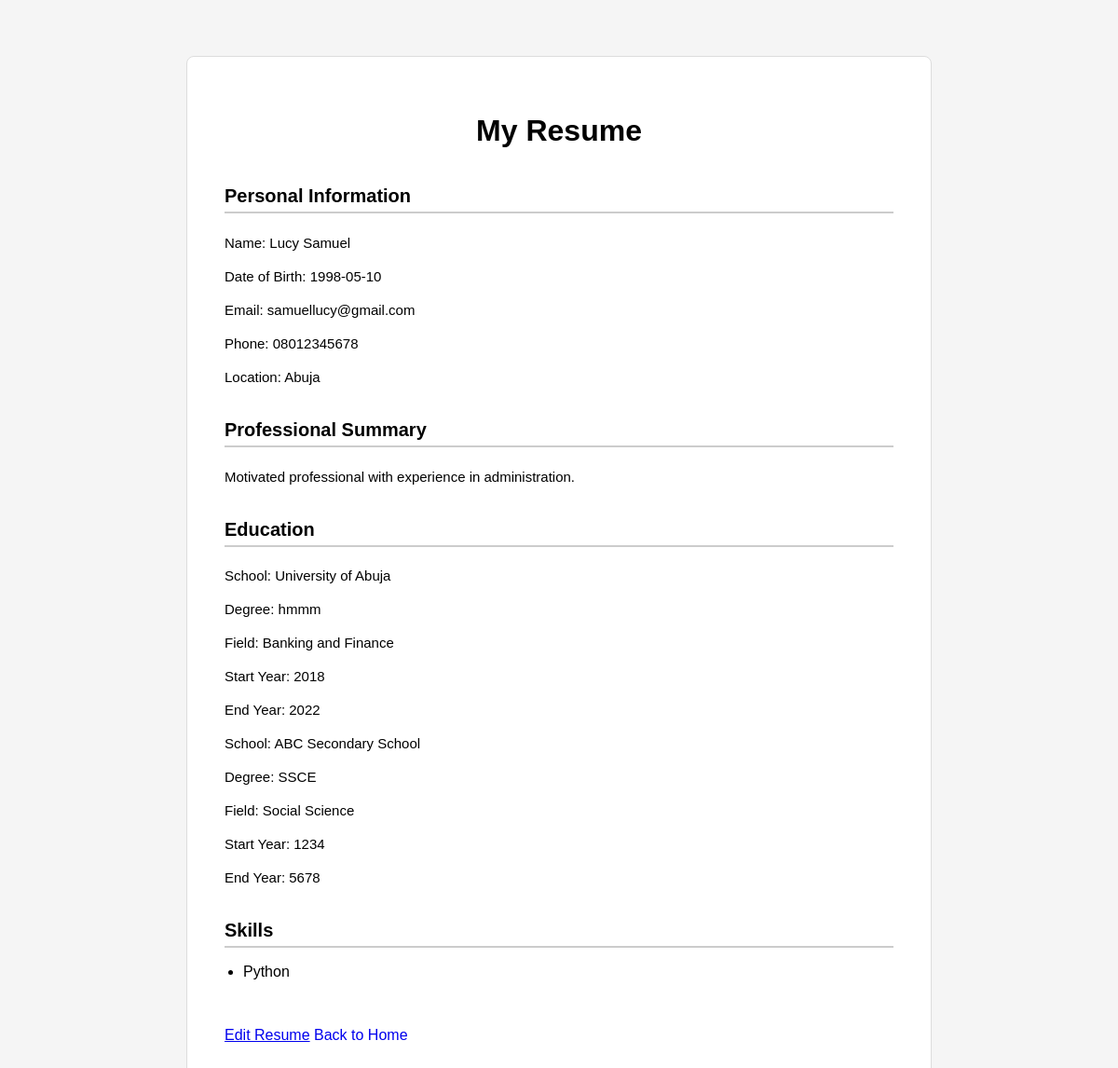
Before: /resume/1 with the older database file.
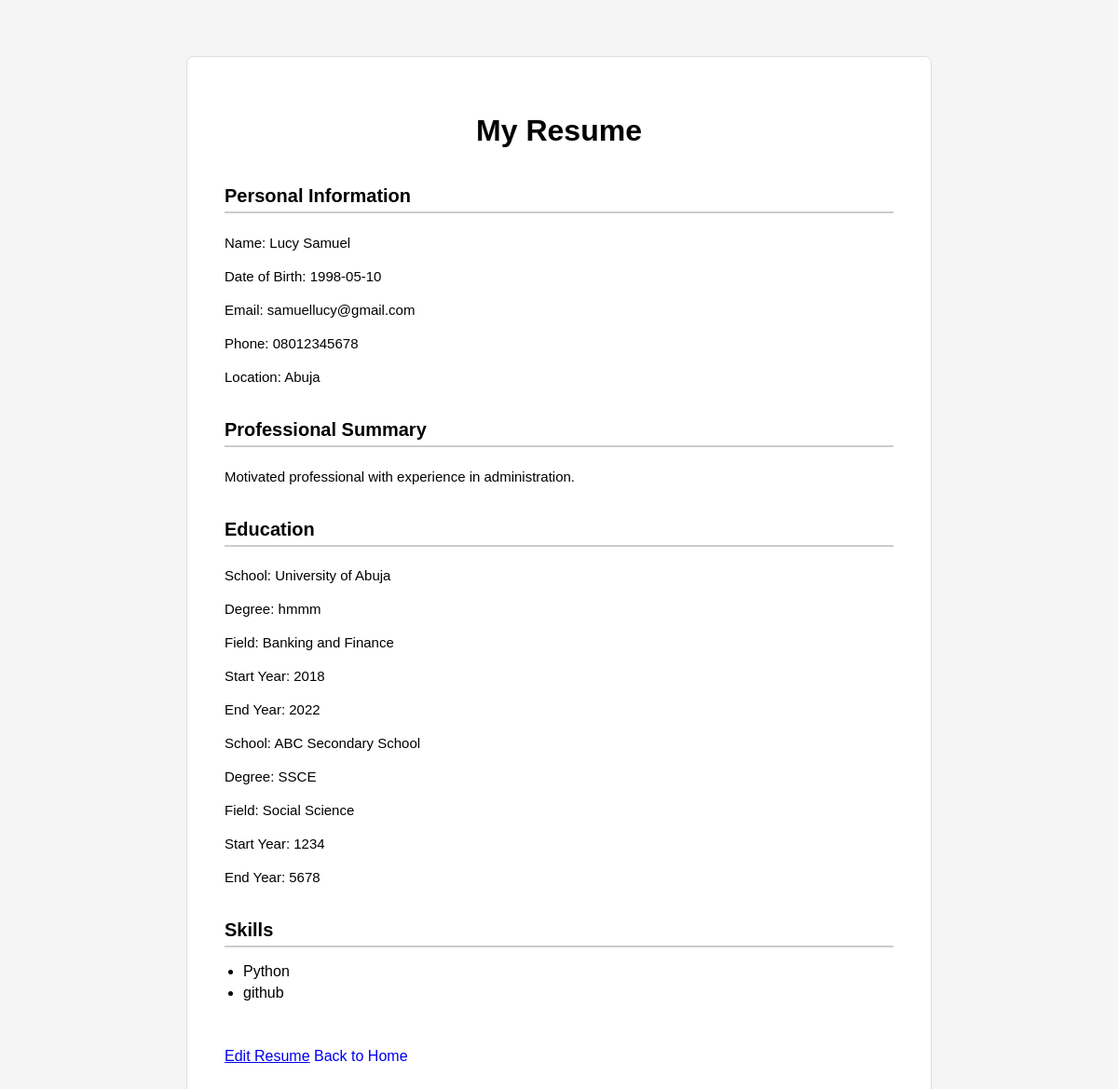
After: the same page with the newer database file.
### tables this page shows
CREATE TABLE resumes (
        id INTEGER PRIMARY KEY,
        name TEXT,
        date_of_birth TEXT,
        email TEXT,
        phone_number TEXT,
        location TEXT,
        summary TEXT
    );

CREATE TABLE education (
        id INTEGER PRIMARY KEY,
        resume_id INTEGER,
        school TEXT,
        degree TEXT,
        field TEXT,
        start_year TEXT,
        end_year TEXT, education_type TEXT,
        FOREIGN KEY (resume_id) REFERENCES resumes(id)
    );

CREATE TABLE skills (
        id INTEGER PRIMARY KEY,
        resume_id INTEGER,
        skill TEXT,
        FOREIGN KEY (resume_id) REFERENCES resumes(id)
    );

### app.py (the view)
@app.route("/resume/<resume_id>")
def view_resume(resume_id):
    resume = get_complete_resume(int(resume_id))
    if resume is None:
        return "Resume not found."
    return render_template(
        "resume.html",
        resume=resume
    )

### database.py (called while the page is built, shortened)
def load_resume_from_database(resume_id):
    cursor.execute(
        """
        SELECT
            id,
            name,
            date_of_birth,
            email,
            phone_number,
            location,
            summary
        FROM resumes
        WHERE id = ?
        """,
        (resume_id,)
    )
    return cursor.fetchone()

def load_education(resume_id):
    cursor.execute(
        """
        SELECT
            id,
            school,
            degree,
            field,
            start_year,
            end_year
        FROM education
        WHERE resume_id = ?
        """,
        (resume_id,)
    )
    education_records = cursor.fetchall()
    education = []
    for record in education_records:
        education.append({
            "id": record[0],
            "school": record[1],
            "degree": record[2],
            "field": record[3],
            "start_year": record[4],
            "end_year": record[5]
        })
    return education

def load_work_experience(resume_id):
    cursor.execute(
        """
        SELECT
            id,
            job_title,
            company,
            location,
            start_date,
            end_date,
            description
        FROM work_experience
        WHERE resume_id = ?
        """,
        (resume_id,)
    )
    work_records = cursor.fetchall()
    work_experience = []
    return work_experience

def load_skills(resume_id):
    cursor.execute(
        """
        SELECT
            id,
            skill
        FROM skills
        WHERE resume_id = ?
        """,
        (resume_id,)
    )
    skill_records = cursor.fetchall()
    skills = []
    for record in skill_records:
        skills.append({
            "id": record[0],
            "skill": record[1]
        })
    return skills

def load_certifications(resume_id):
    cursor.execute(
        """
        SELECT
            id,
            name,
            organization,
            date
        FROM certifications
        WHERE resume_id = ?
        """,
        (resume_id,)
    )
    certification_records = cursor.fetchall()
    certifications = []
    return certifications

### templates/resume.html (shortened to what this page needs)
<!DOCTYPE html>
<html>
<head>
    <link
    rel="stylesheet"
    href="{{ url_for('static', filename='style.css') }}"
    >
</head>
<body>
    <div class="resume">
    <h1>My Resume</h1>
<div class="personal-information">
    <h2>Personal Information</h2>
    <p>Name: {{ resume["personal_information"]["name"] }}</p>
    {% if resume["personal_information"]["date_of_birth"] %}
        <p>Date of Birth: {{ resume["personal_information"]["date_of_birth"] }}</p>
        {% endif %}
    <p>Email: {{ resume["personal_information"]["email"] }}</p>
    <p>Phone: {{ resume["personal_information"]["phone_number"] }}</p>
    <p>Location: {{ resume["personal_information"]["location"] }}</p>
 </div>
 <div class="professional-summary">
    <h2>Professional Summary</h2>
    <p>{{ resume["summary"] }}</p>
</div>
<div class="education">
    {% if resume["education"] %}
    <h2>Education</h2>
    {% for education in resume["education"] %}
        <p>School: {{ education["school"] }}</p>
        <p>Degree: {{ education["degree"] }}</p>
        <p>Field: {{ education["field"] }}</p>
        <p>Start Year: {{ education["start_year"] }}</p>
        <p>End Year: {{ education["end_year"] }}</p>
    {% endfor %}
    {% endif %}
</div>
<div class="skills">
    <h2>Skills</h2>
    <ul>
    {% for skill in resume["skills"] %}
        <li>{{ skill["skill"] }}</li>
        {% endfor %}
    </ul>
</div>
<a href="/edit/{{ resume['personal_information']['id'] }}">Edit Resume</a>
<a href="/" class="back-home-link">Back to Home</a>
</body>
</html>

### static/style.css (style rules this page uses)
body { font-family: Arial, sans-serif; max-width: 800px; margin: 40px auto; background-color: #f5f5f5; padding: 20px; }
.personal-information, .professional-summary, .education, .work-experience, .skills, .certifications, .projects, .languages, .achievements, .volunteer-experience, .references { margin-bottom: 30px; }
h1 { text-align: center; font-size: 32px; margin-bottom: 40px; font-weight: 600; }
h2 { border-bottom: 2px solid #ccc; padding-bottom: 5px; font-size: 20px; margin-top: 25px; font-weight: 700; }
p { margin: 6px 0; line-height: 2; font-size: 15px; }
.resume { background-color: white; padding: 40px; border: 1px solid #ddd; box-sizing: border-box; border-radius: 8px; }
ul { padding-left: 20px; }
li { margin-bottom: 5px; }
.back-home-link { display: inline-block; margin-top: 20px; text-decoration: none; }

Changed rows visible on the page:
added skills: skill "github"
